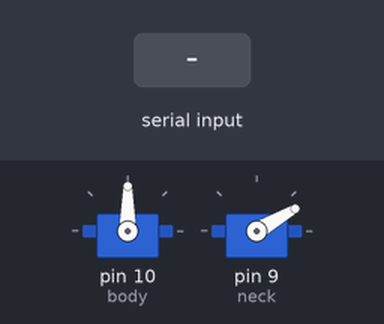
Recording of a sketch running on a simulated Arduino Uno, built with avr-gcc and run on an emulated ATmega328P. Parts: 2 × servo. The test bench sets the inputs (shaded band). What the sketch prints to the serial monitor is not drawn.

Above: at 1.2 s.
1.3 s: "y" received over Serial
At 1.9 s:
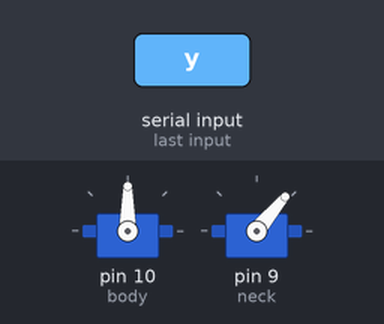
3.5 s: "n" received over Serial
At 3.9 s:
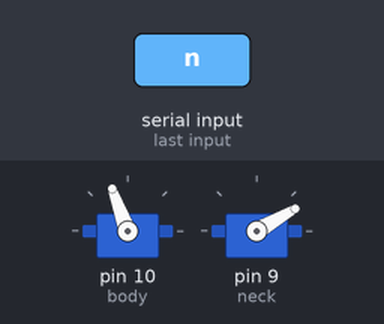
Timing chart, 0 to 6.5 s (numbered marks = the images above; inputs shaded):
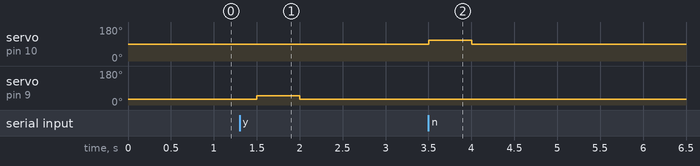

Measured:
- after the input at 1.3 s, servo on pin 9 (neck): 30° → 50° after 0.20 s, → 30° 0.50 s later
- after the input at 3.5 s, servo on pin 10 (body): 90° → 110° at once, → 90° 0.50 s later

The sketch:

web_serial.ino
```cpp
#include <Servo.h>

Servo body;
int body_forward=90;
int body_amount=20;

Servo neck;
int neck_forward=30;
int neck_amount=20;

void setup()
{
  Serial.begin(57600);
  Serial.write("Robot starting up!");
  body.attach(10);
  neck.attach(9);
}

void loop()
{
  int key=Serial.read();

  if(key=='y')
  {
    nod_yes();
    // add more motions here!
  }
  else if(key=='n')
  {
    shake_no();
    // add more motions here!
  }
  else
  {
    face_forward();
  }
}

void face_forward()
{
  body.write(body_forward+0);
  neck.write(neck_forward+0);
  delay(500);
}

void nod_yes()
{
  body.write(body_forward+0);
  neck.write(neck_forward+neck_amount);
  delay(500);
}

void shake_no()
{
  body.write(body_forward+body_amount);
  neck.write(neck_forward+0);
  delay(500);
}
```
